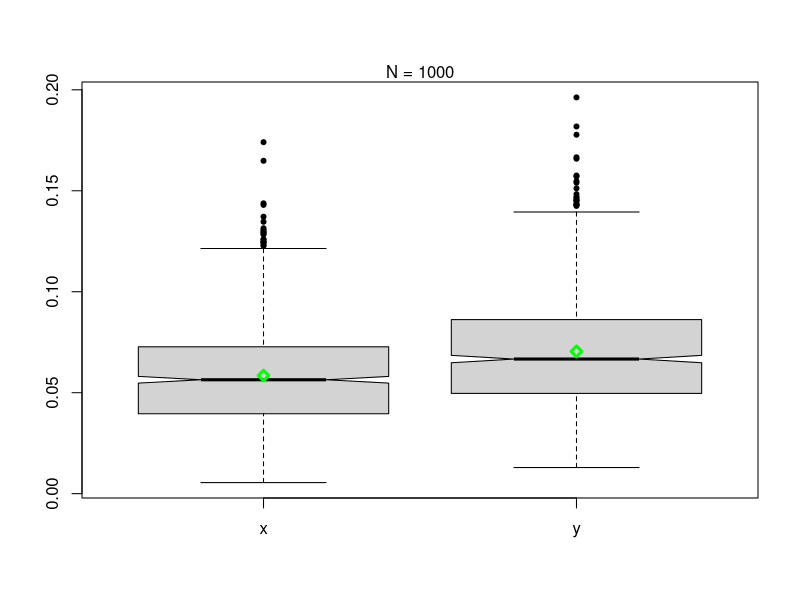

This figure's R source:
x = rbeta(1000, 5, 80)
y = rbeta(1000, 6, 80)
boxplot(cbind(x, y), pch=20, varwidth=T, notch=T)
points(1:2, c(mean(x), mean(y)), pch=5, col="green", lwd=3)
mtext(paste0("N = ",length(x)))
